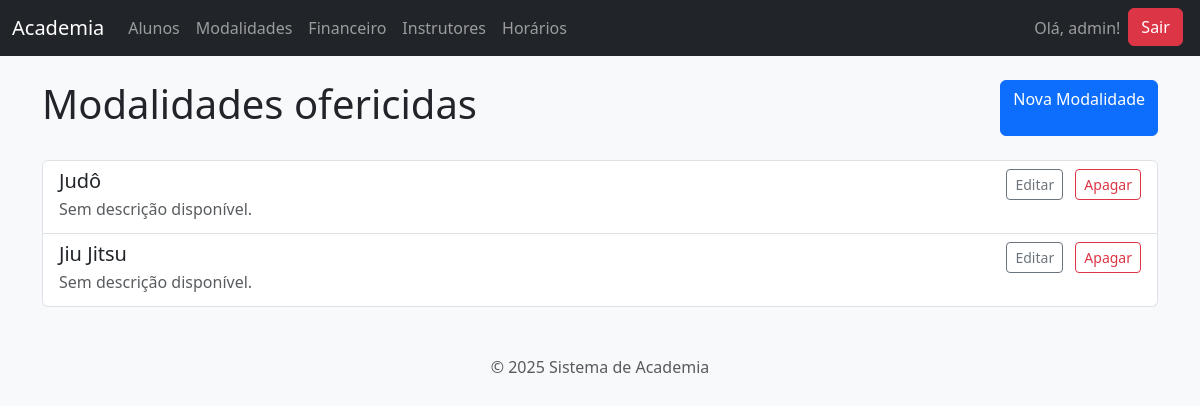
Before: /gestao/modalidades/ (signed in) with the older database file.
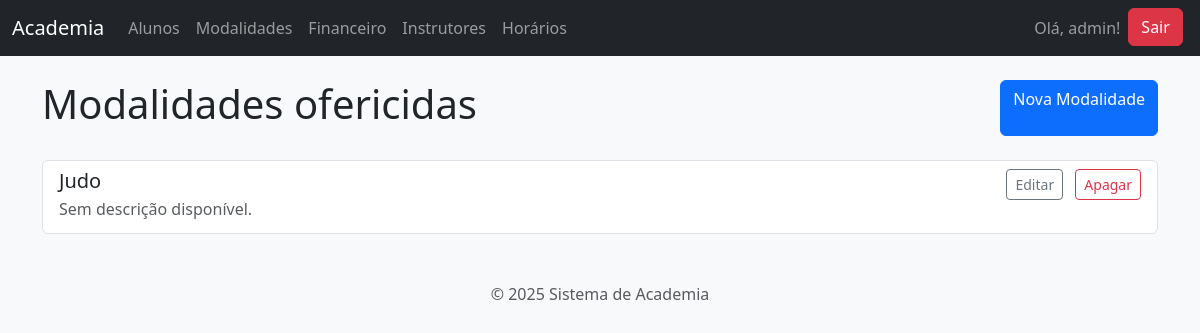
After: the same page with the newer database file.
### gestao_academia/models.py (models this page shows, shortened)
class Modalidade(models.Model):
    nome = models.CharField(max_length=100, unique=True)
    descricao = models.TextField(blank=True, null=True)
    utiliza_faixas = models.BooleanField(default=False, verbose_name="Utiliza Faixas?")

### gestao_academia/views.py (the view)
# urls.py: path('modalidades/', views.lista_modalidades, name='lista_modalidades'),
@login_required
def lista_modalidades(request):
    modalidades = Modalidade.objects.all()
    return render(request, 'gestao_academia/lista_modalidades.html', {'modalidades': modalidades})

### gestao_academia/templates/gestao_academia/lista_modalidades.html (shortened to what this page needs)
{% extends "base.html" %}
{% block content %}
  <div class="d-flex justify-content-between aling-items-center mb-4">
    <h1>Modalidades ofericidas</h1>
    {% if user.is_authenticated %}
      <a href="{% url 'criar_modalidade' %}" class="btn btn-primary">Nova Modalidade</a>
    {% endif %}
  </div>
  <div class="list-group" >
    {% for modalidade in modalidades %}
     <div class="list-group-item list-group-item-action d-flex justify-content-between aling-items-center">
      <div>
        <h5 class="mb-1">{{ modalidade.nome }}</h5>
        <p class="mb-1 text-muted">{{ modalidade.descricao|default:"Sem descrição disponível."}}</p>
      </div>
      {% if user.is_authenticated %}
       <div>
        <a href="{% url 'editar_modalidade' pk=modalidade.pk %}" class="btn btn-sm btn-outline-secondary me-2">Editar</a>
        <a href="{% url 'apagar_modalidade' pk=modalidade.pk %}" class="btn btn-sm btn-outline-danger">Apagar</a>
       </div>
      {% endif %}
      </div>
    {% empty %}
       <div class="alert alert-warning" role="alert">
        Nenhuma modalidade foi registrada ainda.
       </div>
    {% endfor %}
 </div>
{% endblock %}

Changed rows visible on the page:
removed Modalidade: nome "Judô", descricao "Sem descrição disponível."
changed Modalidade "Sem descrição disponível.": nome "Jiu Jitsu" → "Judo"
